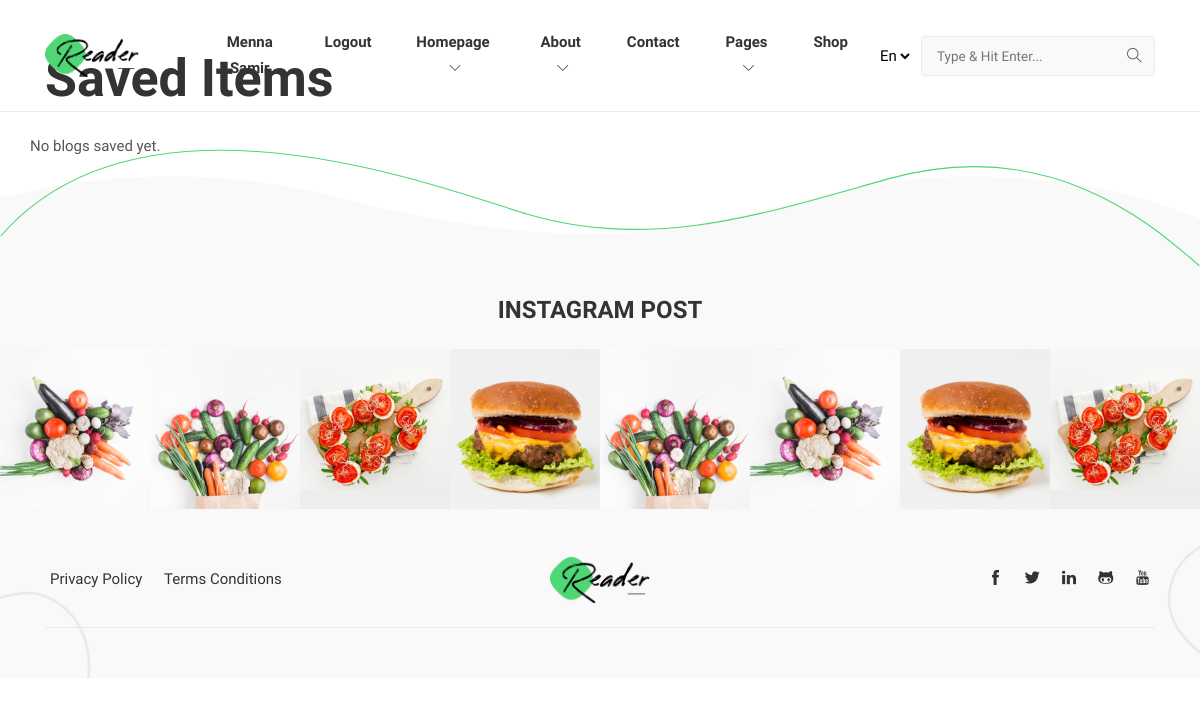
/saved (signed in), run on an earlier commit of the app's database.
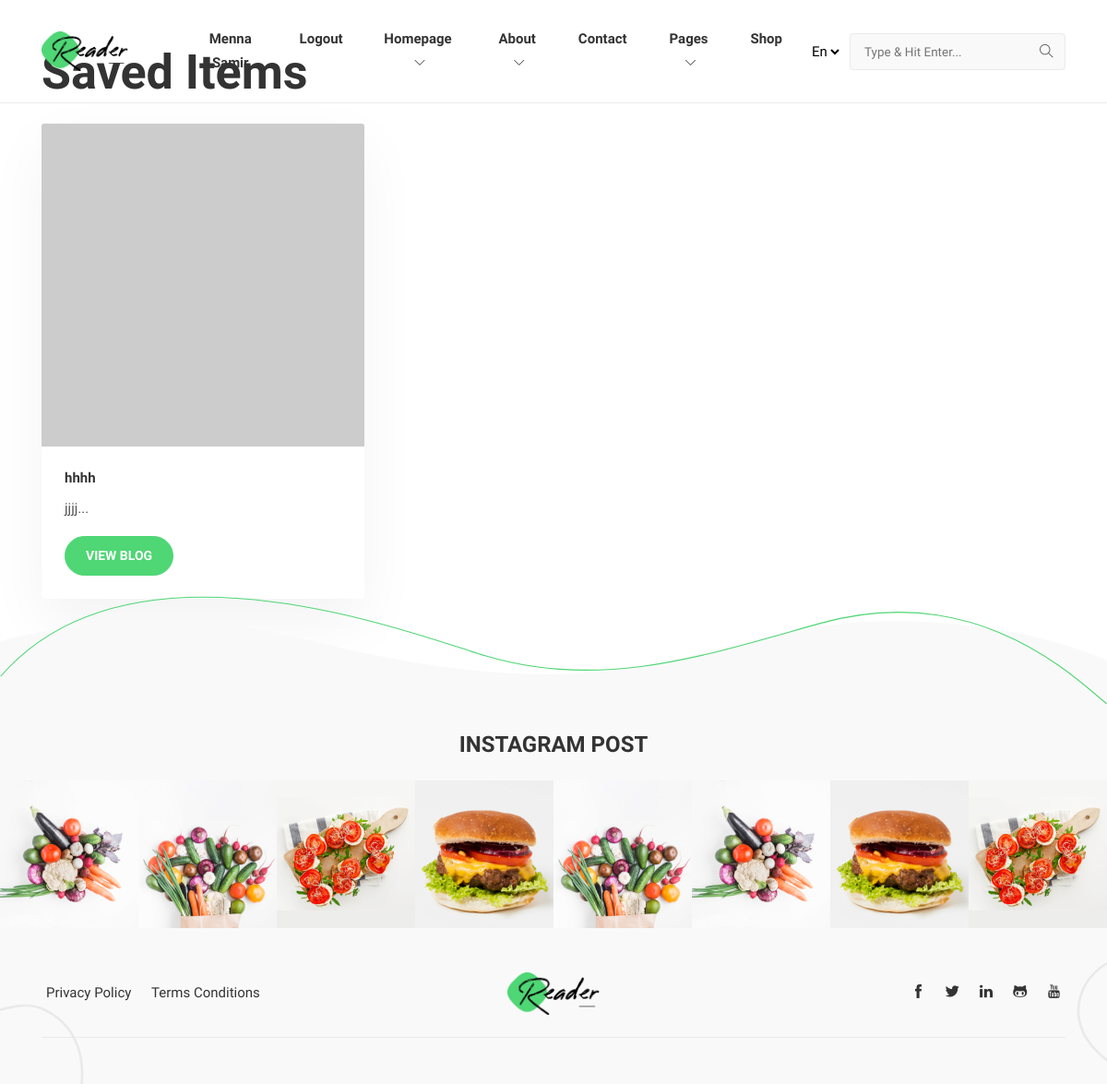
And on a later commit of the database.
### pencil/models.py (models this page shows, shortened)
class User(BaseModel, UserMixin):
    id  = db.Column(db.Integer(), primary_key=True, nullable=False)
    username = db.Column(db.String(length=30), nullable=False, unique=True)
    email = db.Column(db.String(length=50), nullable=False, unique=True)
    password_hash = db.Column(db.String(length=100), nullable=False)
    posts = db.relationship("Post", backref="owned_user", lazy=True)
    commentators = db.relationship("Comment", backref="owned_commentator", lazy=True)
    replies = db.relationship("ReplyComment", backref="owned_responder", lazy=True)
    small_replies = db.relationship("ChildReply", backref="who_reply", lazy=True)
    archives = db.relationship("Post", backref="user")
    profile = db.relationship("Profile", back_populates="users", uselist=False)
    store = db.relationship("Store", back_populates="owner", uselist=False)
    roles = db.relationship('Role', secondary='user_role', backref="user")
    buyer = db.relationship("Sales", backref="book_buyers", lazy=True)
    @property
    def password(self):
        return self.password

class Post(BaseModel):
    id  = db.Column(db.Integer(), primary_key=True, nullable=False)
    title = db.Column(db.String(length=50), nullable=False)
    content = db.Column(db.Text(), nullable=False)
    publication_date = db.Column(db.DateTime, default=datetime.utcnow())
    modification_date = db.Column(db.DateTime, default=datetime.utcnow())
    owner = db.Column(db.Integer(), db.ForeignKey("user.id"))
    profile_owner = db.Column(db.Integer(), db.ForeignKey("profile.id"))
    saved_posts = db.relationship("User", backref="post")
    post_comments = db.relationship("Comment", backref="owned_comments", lazy=True)

### pencil/routes.py (the view)
@app.route("/saved", methods=["GET", "POST"])
@login_required
def save_page():
    items = current_user.archives
    return render_template("saved_items.html", items=items)

### pencil/models.py (called while the page is built)
@login_manager.user_loader
def load_user(user_id):
    return User.query.get(int(user_id))

### pencil/templates/saved_items.html (shortened to what this page needs)
{% extends 'base.html' %}
{% block content %}
<body>
    <div class="container mt-5">
        <header>
            <h1>Saved Items</h1>
        </header>
        <div class="row mt-4">
            {% if items %}
                {% for item in items %}
                    <div class="col-md-4">
                        <div class="card mb-4">
                            <img src="https://via.placeholder.com/150" class="card-img-top" alt="{{ item.title }}">
                            <div class="card-body">
                                <h5 class="card-title">{{ item.title }}</h5>
                                <p class="card-text">{{ item.content[:100] }}...</p>
                                <a href="{{ url_for('blog_page', post_id=item.id) }}" class="btn btn-primary">View Blog</a>
                            </div>
                        </div>
                    </div>
                {% endfor %}
            {% else %}
                <p>No blogs saved yet.</p>
            {% endif %}
        </div>
    </div>
</body>
{% endblock %}

### pencil/templates/base.html (shortened to what this page needs)
<!DOCTYPE html>
<html lang="en-us"><head>
  <link rel="stylesheet" href="{{ url_for('static', filename='plugins/bootstrap/bootstrap.min.css') }}">
  <link rel="stylesheet" href="{{ url_for('static', filename='plugins/themify-icons/themify-icons.css') }}">
  <link rel="stylesheet" href="{{ url_for('static', filename='plugins/slick/slick.css') }}">
  <link rel="stylesheet" href="{{ url_for('static', filename='css/style.css') }}" media="screen">
</head>
<body>
<header class="navigation fixed-top">
  <div class="container">
    <nav class="navbar navbar-expand-lg navbar-white">
      <a class="navbar-brand order-1" href="index.html">
        <img class="img-fluid" width="100px" src="static/images/logo.png"
          alt="Reader | Hugo Personal Blog Template">
      </a>
      <div class="collapse navbar-collapse text-center order-lg-2 order-3" id="navigation">
        <ul class="navbar-nav mx-auto">
            {% if current_user.is_authenticated %}
            <ul class="navbar-nav">
                <li class="nav-item">
                    <a class="nav-link" style="color: lawngreen; font-weight: bold">
                    </a>
                </li>
                <li class="nav-item">
                    <a class="nav-link" href="{{ url_for('profile', profile_id=current_user.id) }}">{{ current_user.username }}</a>
                </li>
                <li class="nav-item">
                    <a class="nav-link" href="{{ url_for('logout_page') }}">Logout</a>
                </li>
            </ul>
          {% endif %}
          <li class="nav-item dropdown">
            <a class="nav-link" href="#" role="button" data-toggle="dropdown" aria-haspopup="true"
              aria-expanded="false">
              homepage <i class="ti-angle-down ml-1"></i>
            </a>
          </li>
          <li class="nav-item dropdown">
            <a class="nav-link" href="#" role="button" data-toggle="dropdown" aria-haspopup="true"
              aria-expanded="false">
              About <i class="ti-angle-down ml-1"></i>
            </a>
          </li>
          <li class="nav-item">
            <a class="nav-link" href="contact.html">Contact</a>
          </li>
          <li class="nav-item dropdown">
            <a class="nav-link" href="#" role="button" data-toggle="dropdown" aria-haspopup="true"
              aria-expanded="false">Pages <i class="ti-angle-down ml-1"></i>
            </a>
          </li>
          <li class="nav-item">
            <a class="nav-link" href="shop.html">Shop</a>
          </li>
        </ul>
      </div>
      <div class="order-2 order-lg-3 d-flex align-items-center">
        <select class="m-2 border-0 bg-transparent" id="select-language">
          <option id="en" value="" selected>En</option>
        </select>
        <form class="search-bar">
          <input id="search-query" name="s" type="search" placeholder="Type &amp; Hit Enter...">
        </form>
      </div>
    </nav>
  </div>
</header>
{% block content %}
{% endblock %}
 <footer class="footer">
    <svg class="footer-border" height="214" viewBox="0 0 2204 214" fill="none" xmlns="http://www.w3.org/2000/svg">
        <path d="M2203 213C2136.58 157.994 1942.77 -33.1996 1633.1 53.0486C1414.13 114.038 1200.92 188.208 967.765 118.127C820.12 73.7483 263.977 -143.754 0.999958 158.899"
        stroke-width="2" />
    </svg>
    <div class="instafeed text-center mb-5">
        <h2 class="h3 mb-4">INSTAGRAM POST</h2>
        <div class="instagram-slider">
          <div class="instagram-post"><img src="static/images/instagram/1.jpg"></div>
          <div class="instagram-post"><img src="static/images/instagram/2.jpg"></div>
          <div class="instagram-post"><img src="static/images/instagram/4.jpg"></div>
          <div class="instagram-post"><img src="static/images/instagram/3.jpg"></div>
          <div class="instagram-post"><img src="static/images/instagram/2.jpg"></div>
          <div class="instagram-post"><img src="static/images/instagram/1.jpg"></div>
          <div class="instagram-post"><img src="static/images/instagram/3.jpg"></div>
          <div class="instagram-post"><img src="static/images/instagram/4.jpg"></div>
        </div>
    </div>
    <div class="container">
        <div class="row align-items-center">
        <div class="col-md-5 text-center text-md-left mb-4">
            <ul class="list-inline footer-list mb-0">
              <li class="list-inline-item"><a href="privacy-policy.html">Privacy Policy</a></li>
              <li class="list-inline-item"><a href="terms-conditions.html">Terms Conditions</a></li>
            </ul>
        </div>
        <div class="col-md-2 text-center mb-4">
            <a href="index.html"><img class="img-fluid" width="100px" src="static/images/logo.png" alt="Reader | Hugo Personal Blog Template"></a>
        </div>
        <div class="col-md-5 text-md-right text-center mb-4">
            <ul class="list-inline footer-list mb-0">
            <li class="list-inline-item"><a href="#"><i class="ti-facebook"></i></a></li>
            <li class="list-inline-item"><a href="#"><i class="ti-twitter-alt"></i></a></li>
            <li class="list-inline-item"><a href="#"><i class="ti-linkedin"></i></a></li>
            <li class="list-inline-item"><a href="#"><i class="ti-github"></i></a></li>
            <li class="list-inline-item"><a href="#"><i class="ti-youtube"></i></a></li>
            </ul>
        </div>
        <div class="col-12">
            <div class="border-bottom border-default"></div>
        </div>
        </div>
    </div>
   </footer>
</body>
</html>

### pencil/static/css/style.css (style rules this page uses)
body { line-height: 1.7; font-family: "Nunito Sans", sans-serif; -webkit-font-smoothing: antialiased; color: #555; font-size: 15px; }
p { font-weight: 400; color: #555; font-size: 15px; line-height: 1.7; font-family: "Nunito Sans", sans-serif; }
h1, h2, h3, h4, h5, h6, .h1, .h2, .h3, .h4, .h5, .h6 { color: #333; font-family: "Nunito Sans", sans-serif; font-weight: 800; line-height: 1.2; }
h1, .h1 { font-size: 52px; }
h2, .h2 { font-size: 36px; }
h3, .h3 { font-size: 24px; }
h5, .h5 { font-size: 15px; }
.btn { font-size: 14px; font-family: "Nunito Sans", sans-serif; font-weight: 700; text-transform: uppercase; padding: 10px 22px; border-radius: 50px; border: 1px solid; position: relative; z-index: 1; transition: 0.2s ease; }
.btn-primary { background: #4FD675; color: #fff; border-color: #4FD675; }
body { background-color: #fff; overflow-x: hidden; }
img { vertical-align: middle; border: 0; }
a, a:hover, a:focus { text-decoration: none; }
a, button, select { cursor: pointer; transition: 0.2s ease; }
.slick-slide { outline: 0; }
.shadow, .promotion, .logo-list li, .widget, .card, .navbar .dropdown-menu { box-shadow: 0px 25px 65px rgba(0, 0, 0, 0.05) !important; }
.border-default { border-color: #EBEBEB !important; }
.navigation { border-bottom: 1px solid #EBEBEB; transition: 0.2s ease; padding: 10px 0; }
.nav-item { margin: 0; }
.nav-item .nav-link { text-transform: capitalize; font-family: "Nunito Sans", sans-serif; font-weight: 600; }
.navbar-white .navbar-nav .nav-link { color: #333; }
.navbar-expand-lg .navbar-nav .nav-link { padding: 20px; }
.navbar { padding: 0; }
.navbar .dropdown i { font-size: 12px; }
.search-bar { position: relative; background-color: #F9F9F9; }
.search-bar input { background-color: transparent; border: 1px solid #EBEBEB; height: 40px; padding-left: 15px; position: relative; border-radius: 5px; z-index: 1; }
.search-bar input::placeholder { font-size: 90%; }
.search-bar::before { position: absolute; font-family: "themify"; content: "\e610"; font-size: 15px; right: 13px; top: 50%; transform: translateY(-50%); }
.card { border: 0; background-color: #fff; transition: 0.2s ease; }
.card-body { padding: 25px; }
.instagram-post img { height: 160px; width: 100%; -o-object-fit: cover; object-fit: cover; }
.footer { padding: 120px 0 50px; background-image: url(../images/backgrounds/footer-bg.svg); background-position: top center; background-repeat: no-repeat; background-size: cover; position: relative; }
.footer-list a { display: block; color: #333; padding: 5px; }
.footer-border { position: absolute; top: -75px; width: 100%; stroke: #4FD675; }

What changed in the data, as far as the page shows it:
added Post: title "hhhh", content "jjjj"
Also different on the page:
text no longer shown: "No blogs saved yet."
